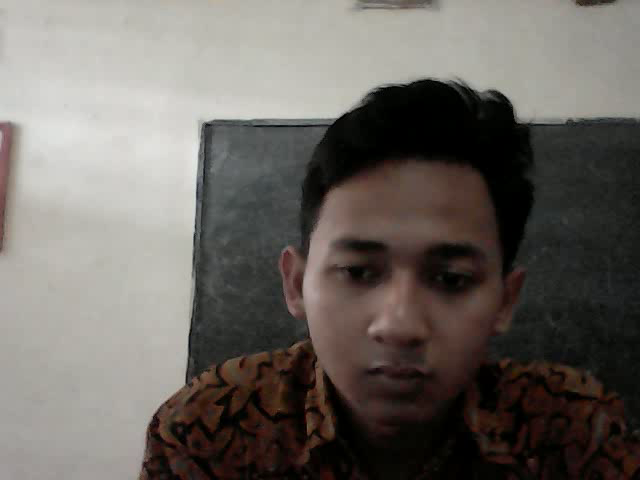
#> input picture frame 0 of 19041081.avi, 640 x 480 px, given in place of the camera
$ jupyter execute '19041081_Vikar Maulana Arrisyad_5H_UTS.ipynb'   (text cells are left out)
#> lines starting #> are read from the running program, lines starting #| are printed output that depends on the picture; after the words box and inside, x2 and y2 are one past the last pixel; in counts of white or black regions, pixels touching at a corner belong together
[cell 1]
import cv2 # Library Opencv

webcame = cv2.VideoCapture(0) #  Perintah Untuk menangkap video

# Mengubah Ukuran WebCame
webcame.set(3,640) # Seting Lebar dari Webcame
webcame.set(4,480) # Seting Tinggi dari Webcame

# Membuat File video  dengan perintah :
fourcc = cv2.VideoWriter_fourcc(*'XVID')
out = cv2.VideoWriter('19041081.avi',fourcc, 20.0, (640,480))


while True:
    # Capture frame-by-frame
    ret, frame = webcame.read()
#> frame is the input picture: shape (480, 640, 3); mean B, G, R 97.1, 102.3, 107.4

    out.write(frame) # Membuat frame per fps

    gray = cv2.cvtColor(frame, cv2.COLOR_BGR2GRAY) # Menggunakan Color untuk memberikan sebuah warna

    # Menampilkan webcame/frame dengan perintah :
    cv2.imshow('Webcame', frame) # Frame yang asli atau belum di ubah warnanya
    cv2.imshow('Grey', gray) # Frame berwarna gray
    k = cv2.waitKey(1) & 0xFF
#> (key Esc is pressed here)
    if  k == 27 or k== ord('s'):
        break

out.release()
webcame.release() # Perintah release digunakan setelah perulangan selesai

cv2.destroyAllWindows() # Perintah destroy untuk menghapus sampah pada memori setelah release

[cell 2]
import cv2 # Library Opencv

faceDetector = cv2.CascadeClassifier('haarcascades/haarcascade.xml') # Memanggil File Algoritma Haarcascade

webcame = cv2.VideoCapture(0) #  Perintah Untuk menangkap video

# Mengubah Ukuran WebCame
webcame.set(3,640) # Seting Lebar dari Webcame
webcame.set(4,480) # Seting Tinggi dari Webcame

# Membuat File video  dengan perintah :
fourcc = cv2.VideoWriter_fourcc(*'XVID')
out = cv2.VideoWriter('Vikar Maualana.avi',fourcc, 20.0, (640,480))


while True:
    # Capture frame-by-frame
    ret, frame = webcame.read()

    gray = cv2.cvtColor(frame, cv2.COLOR_BGR2GRAY) # Menggunakan Color untuk memberikan sebuah warna

    faces = faceDetector.detectMultiScale(gray,1.3,5)
#> faces = [[266, 168, 269, 269]]

    for (x,y, w, h) in faces:
        # Membuat Rectangle        point atas, sudut,  warna, tebal kotak
        frame = cv2.rectangle(frame, (x,y), (x+w, y+h), (0,0,255),2)
        gray = cv2.rectangle(gray, (x,y), (x+w, y+h), (0,0,255),2)

        out.write(frame) # Membuat frame per fps
#> this loop made 1 pass
#> pass 1, `frame = cv2.rectangle(frame, (x,y), (x+w, y+h), (0,0,255),2)`:
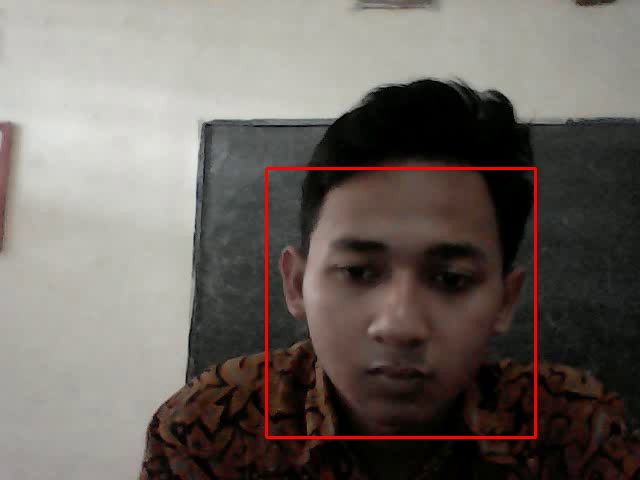
#> frame: shape (480, 640, 3); 1.05% of pixels changed, all inside (x1, y1, x2, y2) = (265, 167, 537, 439)
#> pass 1, `gray = cv2.rectangle(gray, (x,y), (x+w, y+h), (0,0,255),2)`:
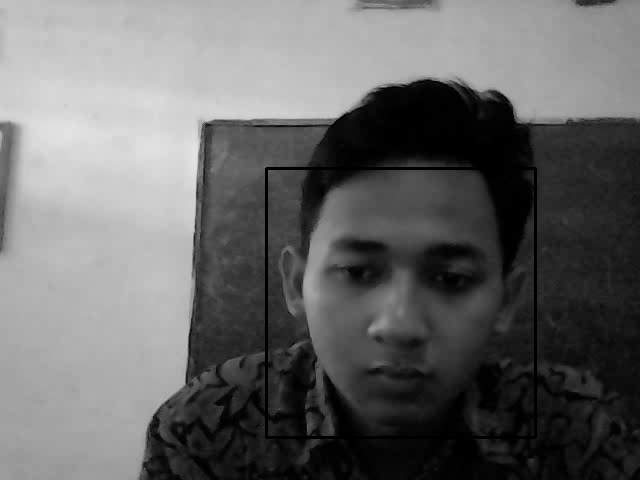
#> gray: shape (480, 640); min 0, max 230, mean 102.9

    # Menampilkan webcame/frame dengan perintah :
    cv2.imshow('Webcame', frame) # Frame yang asli atau belum di ubah warnanya
    cv2.imshow('Grey', gray) # Frame berwarna gray
    k = cv2.waitKey(1) & 0xFF
#> (key Esc is pressed here)
    if  k == 27 or k== ord('s'):
        break

out.release()
webcame.release() # Perintah release digunakan setelah perulangan selesai

cv2.destroyAllWindows() # Perintah destroy untuk menghapus sampah pada memori setelah release

[cell 3]
import cv2 # Library Opencv

#============================ Memanggil File Algoritma Haarcascade ================

face = cv2.CascadeClassifier('haarcascades/haarcascade.xml')
eye  = cv2.CascadeClassifier('haarcascades/haarcascade_eye.xml')

#================================================================================

img = cv2.imread('kelompok.jpeg') # Memanggil/Membaca FIle gambar
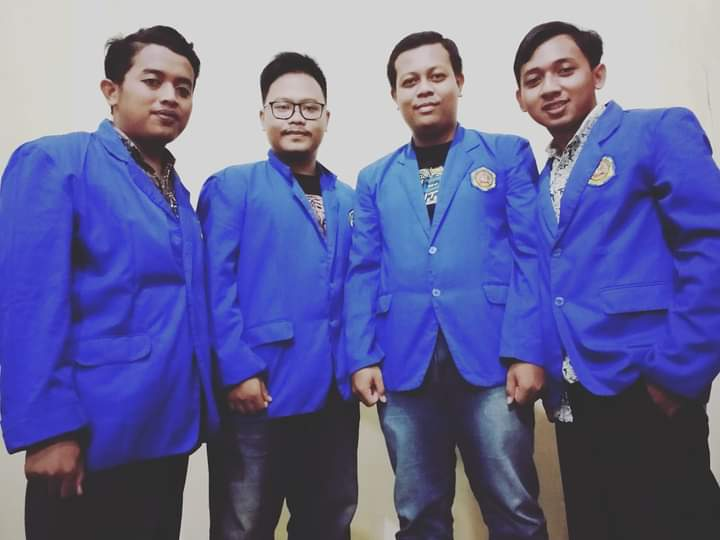
#> input picture kelompok.jpeg, 720 x 540 px
#> img is the input picture: shape (540, 720, 3); mean B, G, R 153.4, 103.6, 101.8
gray = cv2.cvtColor(img, cv2.COLOR_BGR2GRAY) # Mengubah Warna
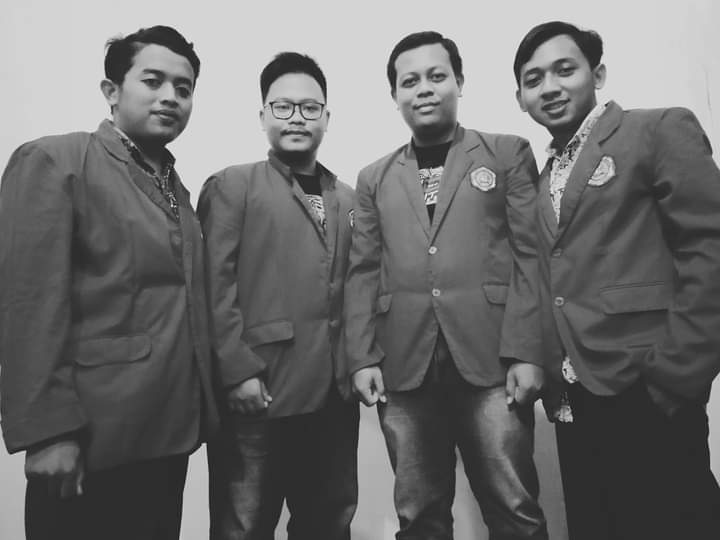
#> gray: shape (540, 720); min 20, max 240, mean 108.7

faces = face.detectMultiScale(gray, 1.3, 5)
#> faces = [[384, 46, 82, 82], [507, 36, 94, 94], [116, 46, 93, 93], [256, 75, 79, 79]]
for (x,y,w,h) in faces:
     # Membuat Rectangle     point atas, sudut,  warna, tebal kotak
    img = cv2.rectangle(img, (x,y),(x+w, y+h),(255,255,0),2)

    roi_gray = gray[y:y+h, x:x+w]
    roi_color = img[y:y+h, x:x+w]

    eyes = eye.detectMultiScale(roi_gray)

    for (ex, ey, ew, eh) in eyes:
        # Membuat Rectangle     point atas, sudut,  warna, tebal kotak
        cv2.rectangle(roi_color,(ex,ey), (ex+ew, ey+eh),(0,255,0),2)
#> this loop made 4 passes
#> (x, y, w, h, eyes) on passes 1 to 3: (384, 46, 82, 82, [[42, 19, 23, 23], [13, 25, 22, 22]]), (507, 36, 94, 94, [[45, 22, 23, 23], [13, 36, 21, 21]]), (116, 46, 93, 93, [[23, 25, 22, 22]])
#> pass 1, `roi_gray = gray[y:y+h, x:x+w]`:
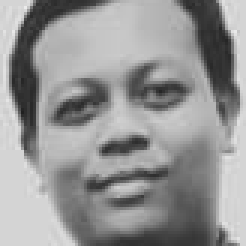
#> roi_gray: shape (82, 82) (shown 3 times larger); min 32, max 235, mean 148.9
#> pass 1, `roi_color = img[y:y+h, x:x+w]`:
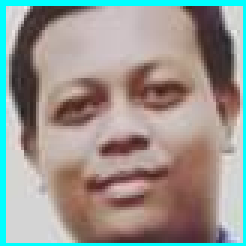
#> roi_color: shape (82, 82, 3) (shown 3 times larger); mean B, G, R 143.8, 149.7, 151.6
#> pass 2, `img = cv2.rectangle(img, (x,y),(x+w, y+h),(255,255,0),2)`:
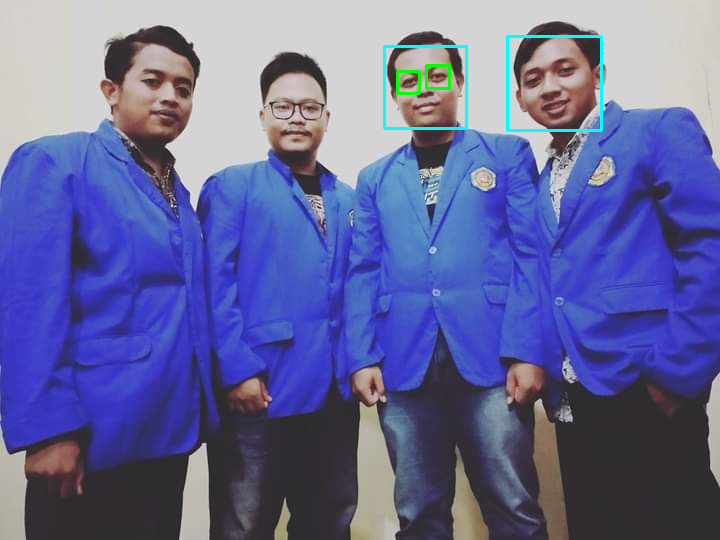
#> img: shape (540, 720, 3); mean B, G, R 153.7, 104.3, 100.7
#> after the loop:
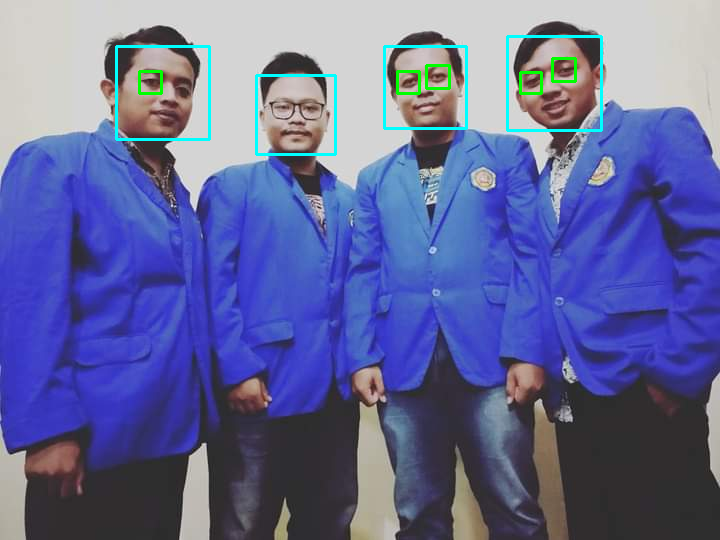
#> img: shape (540, 720, 3); 0.73% of pixels changed, all inside (x1, y1, x2, y2) = (115, 45, 577, 156)
#> after the loop:
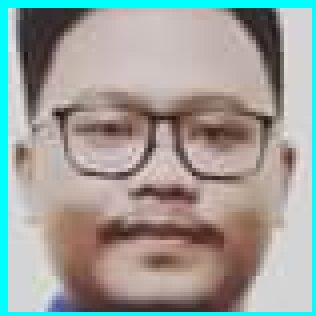
#> roi_color: shape (79, 79, 3) (shown 4 times larger); mean B, G, R 154.2, 159.3, 156.1
#> after the loop:
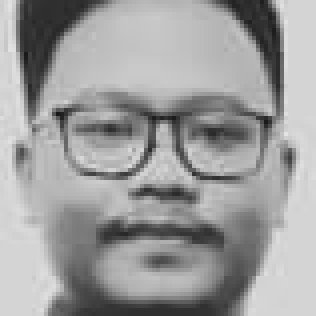
#> roi_gray: shape (79, 79) (shown 4 times larger); min 23, max 228, mean 156.9

cv2.imshow('Gambar', img)
cv2.waitKey(0)
cv2.destroyAllWindows()

$ run again, starting later in the video
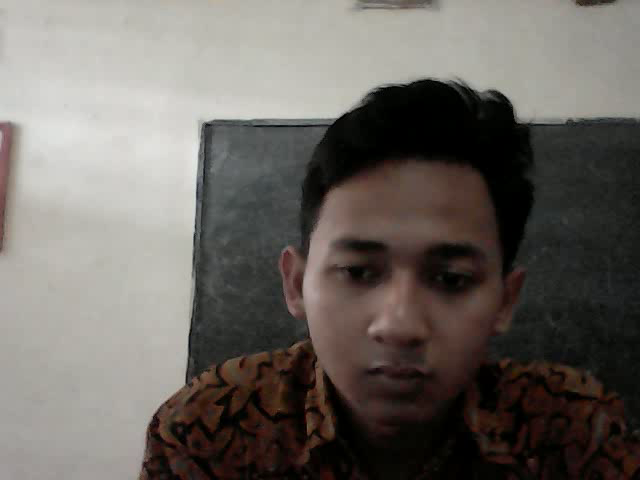
#> input picture frame 0 of 19041081.avi, 640 x 480 px, given in place of the camera
#> frame is the input picture: shape (480, 640, 3); mean B, G, R 97.1, 102.3, 107.4
#> `faces = faceDetector.detectMultiScale(gray,1.3,5)`: faces = [[266, 168, 269, 269]]
#> the loop `for (x,y, w, h) in faces:` made 1 pass
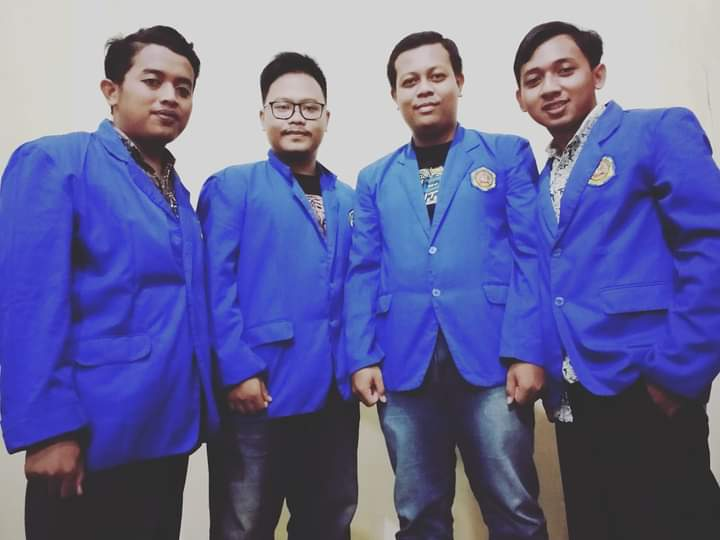
#> input picture kelompok.jpeg, 720 x 540 px
#> img is the input picture: shape (540, 720, 3); mean B, G, R 153.4, 103.6, 101.8
#> `faces = face.detectMultiScale(gray, 1.3, 5)`: faces = [[384, 46, 82, 82], [507, 36, 94, 94], [116, 46, 93, 93], [256, 75, 79, 79]]
#> the loop `for (x,y,w,h) in faces:` made 4 passes
#> (x, y, w, h, eyes) on passes 1 to 3: (384, 46, 82, 82, [[42, 19, 23, 23], [13, 25, 22, 22]]), (507, 36, 94, 94, [[45, 22, 23, 23], [13, 36, 21, 21]]), (116, 46, 93, 93, [[23, 25, 22, 22]])

$ run again, starting later in the video
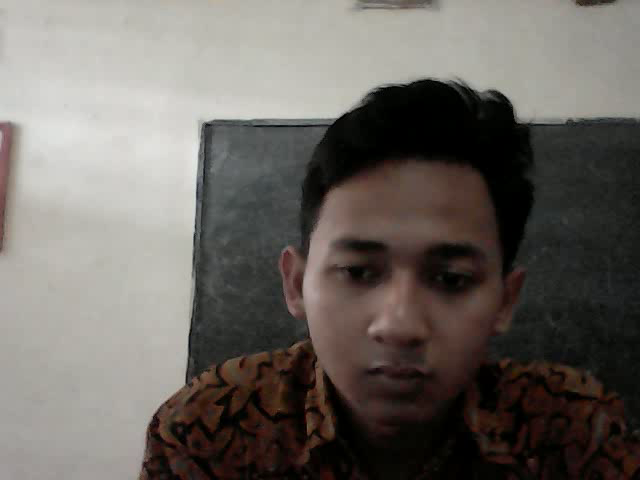
#> input picture frame 0 of 19041081.avi, 640 x 480 px, given in place of the camera
#> frame is the input picture: shape (480, 640, 3); mean B, G, R 97.1, 102.3, 107.4
#> `faces = faceDetector.detectMultiScale(gray,1.3,5)`: faces = [[266, 168, 269, 269]]
#> the loop `for (x,y, w, h) in faces:` made 1 pass
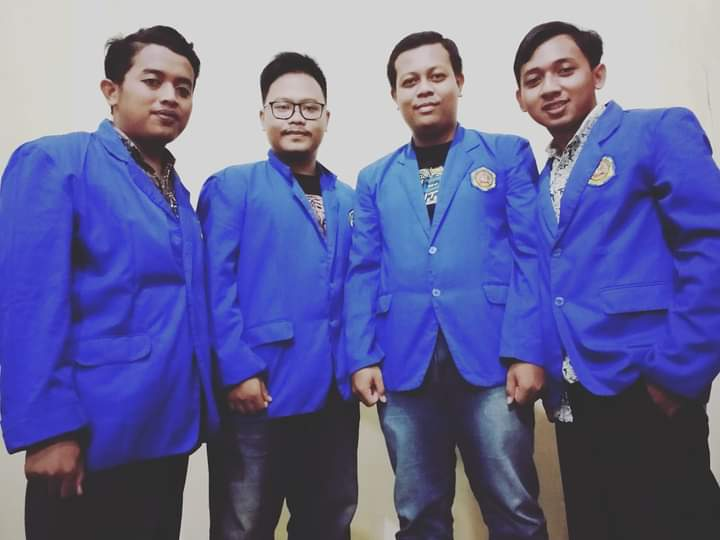
#> input picture kelompok.jpeg, 720 x 540 px
#> img is the input picture: shape (540, 720, 3); mean B, G, R 153.4, 103.6, 101.8
#> `faces = face.detectMultiScale(gray, 1.3, 5)`: faces = [[384, 46, 82, 82], [507, 36, 94, 94], [116, 46, 93, 93], [256, 75, 79, 79]]
#> the loop `for (x,y,w,h) in faces:` made 4 passes
#> (x, y, w, h, eyes) on passes 1 to 3: (384, 46, 82, 82, [[42, 19, 23, 23], [13, 25, 22, 22]]), (507, 36, 94, 94, [[45, 22, 23, 23], [13, 36, 21, 21]]), (116, 46, 93, 93, [[23, 25, 22, 22]])
